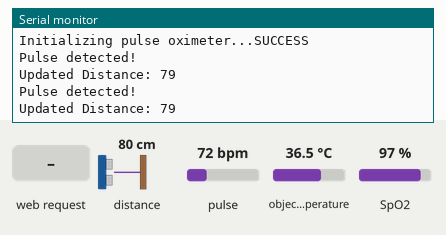
Recording of a sketch running on a simulated ESP8266 (NodeMCU). Shown: the last lines printed to the serial monitor. Wiring (inferred from the names in the program): ultrasonic range finder: trigger GPIO 2; echo GPIO 0. The inputs (shaded band) are chosen by the test bench; at power-on: pulse 72 bpm, SpO2 97 %, distance to the obstacle 80 cm, object temperature 36.5 °C. The echo pulse lasts 58.3 µs per cm; WiFi joins after 1.5 s; servers stay silent unless stated.

Above: at 2.7 s.
2.8 s: HTTP request GET /tempdata received
At 3.9 s:
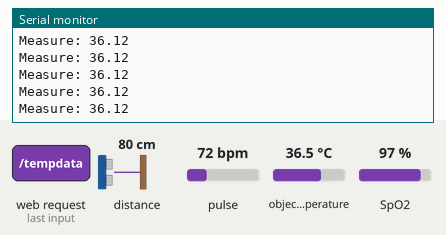
4.3 s: HTTP request GET /poxdata received
At 7.2 s:
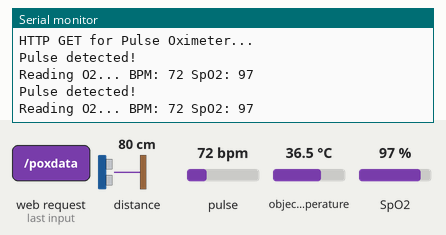
7.3 s: pulse set to 42 bpm
At 8.6 s:
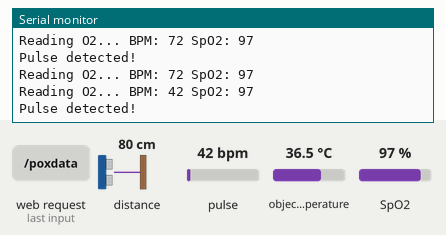
8.8 s: SpO2 set to 80 %
At 9.2 s:
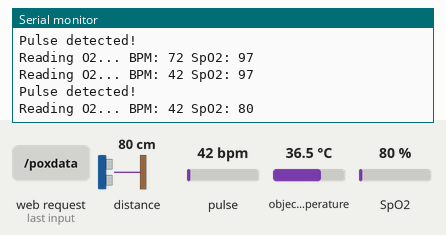
10.3 s: pulse set to 70 bpm
At 11.6 s:
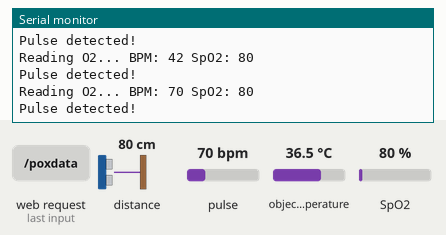
11.8 s: HTTP request GET /distance received
At 16.12 s:
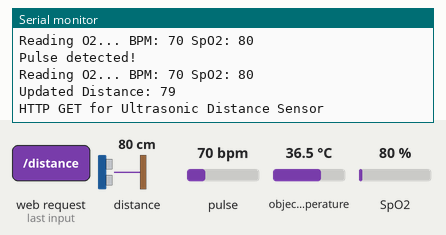
Timing chart, 0 to 16.8 s (numbered marks = the images above; inputs shaded):
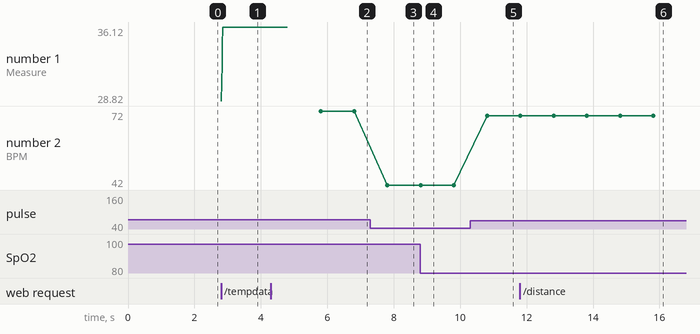

The sketch:

pulsetempdec1.ino
```cpp
#include <stdio.h>
#include <Wire.h>
#include <string.h>
#include <ESP8266WebServer.h>
#include <ArduinoJson.h>
#include <Adafruit_MLX90614.h>
#include "MAX30100_PulseOximeter.h"

//********* HTTP REST and server Configuration **********
#define HTTP_REST_PORT 80
#define WIFI_RETRY_DELAY 500
#define MAX_WIFI_INIT_RETRY 50
ESP8266WebServer http_rest_server(HTTP_REST_PORT);

IPAddress local_IP(192, 168, 6, 150);    // Static IP address
IPAddress gateway(192, 168, 6, 4);      // Gateway IP
IPAddress subnet(255, 255, 255, 0);

const char* wifi_ssid = "POCO X4 Pro 5G";
const char* wifi_passwd = "1234567890p";

//********* MAX30100 variables ******
#define REPORTING_PERIOD_MS 1000  // 1 sec delay for reading SpO2 and temp
PulseOximeter pox;                // Define SpO2 sensor as pox
int spo2 = 0;
int spo2comp;
int spo2aux;
int maxNoRead = 0;
int pox_samples = 0;
int bpm = 0;                       // Variable to store the current BPM value
bool pulse_detected = false;       // Flag to indicate if a pulse has been detected

// Callback function triggered when a pulse is detected
void onBeatDetected() {
    pulse_detected = true;
    Serial.println(F("Pulse detected!"));
}

//********* MLX90614 variables **********
Adafruit_MLX90614 mlx = Adafruit_MLX90614();
#define PREPARE_TEMP 2000
uint32_t tempStartReport = 0;
uint32_t tempCurrentReport = 0;
uint32_t tempSampleReport = 0;
float thermtemp = 37.0; // Calibration variables
float thermmax = 40.0;
float thermmin = 36.0;
const int samples = 5; // For Moving Average
float cur_sample = 0.0;
float readings[samples];
float tempAvg = 0.0;
int readIndex = 0;
float total = 0.00;
uint32_t tsLastReport = 0;

//********* Ultrasonic sensor variables **********
const int trigPin = 2;  // D4
const int echoPin = 0;  // D3
long duration;
int distance;

// Timer for ultrasonic distance updates
unsigned long lastDistanceUpdate = 0;  // Timestamp for the last distance update
const unsigned long distanceInterval = 1000;  // Interval for updating the distance (1 second)

//********* Primary Setup Function **********
void setup(void) {
    Serial.begin(115200);

    if (init_wifi() == WL_CONNECTED) {
        Serial.println("WIFI Connected");
        Serial.print("@ ");
        Serial.println(WiFi.localIP());
    } else {
        Serial.print("Error connecting");
    }

    config_rest_server_routing();
    http_rest_server.sendHeader("Access-Control-Allow-Origin", "*");
    http_rest_server.enableCORS(true);
    http_rest_server.begin();
    Serial.println(F("HTTP REST Server Started"));
    WiFi.setAutoReconnect(true);
    WiFi.persistent(true);

    // Initialize pulse oximeter
    Serial.print(F("Initializing pulse oximeter..."));
    if (!pox.begin()) {
        Serial.println(F("FAILED"));
    } else {
        Serial.println(F("SUCCESS"));
    }
    mlx.begin();
    pox.setIRLedCurrent(MAX30100_LED_CURR_7_6MA);
    pox.setOnBeatDetectedCallback(onBeatDetected);
    pox.begin();

    // Ultrasonic sensor setup
    pinMode(trigPin, OUTPUT);
    pinMode(echoPin, INPUT);
}

//********* Primary Loop Function **********
void loop() {
    // Update pulse oximeter data
    pox.update();

    // Handle HTTP requests
    http_rest_server.handleClient();

    // Update distance every second
    unsigned long currentMillis = millis();
    if (currentMillis - lastDistanceUpdate >= distanceInterval) {
        lastDistanceUpdate = currentMillis;
        update_distance();
    }
}

//********* WiFi Initialization Function **********
int init_wifi() {
    Serial.println(F("Connecting to WiFi ..."));
    WiFi.mode(WIFI_STA);
    if (!WiFi.config(local_IP, gateway, subnet)) {
        Serial.println("STA Failed to configure");
    }
    WiFi.begin(wifi_ssid, wifi_passwd);
    while (WiFi.status() != WL_CONNECTED) {
        Serial.print(".");
        delay(500);
    }
    return WiFi.status();
}

// Function to calculate and update the distance
void update_distance() {
    digitalWrite(trigPin, LOW);
    delayMicroseconds(2);
    digitalWrite(trigPin, HIGH);
    delayMicroseconds(10);
    digitalWrite(trigPin, LOW);
    duration = pulseIn(echoPin, HIGH);
    distance = duration * 0.034 / 2;
    Serial.print("Updated Distance: ");
    Serial.println(distance);  // Log the updated distance
}

//********* Respond to HTTP GET for Ultrasonic Distance **********
void get_distance_data() {
    Serial.println(F("HTTP GET for Ultrasonic Distance Sensor"));
    StaticJsonBuffer<32> jsonBuffer;
    JsonObject& jsonObj = jsonBuffer.createObject();
    char JSONmessageBuffer[32];

    jsonObj["Distance"] = distance;  // Use the global distance variable
    jsonObj.printTo(JSONmessageBuffer, sizeof(JSONmessageBuffer));
    http_rest_server.send(200, "application/json", JSONmessageBuffer);
}

//********* Respond to HTTP GET for Pulse Oximeter **********
void get_pox_data() {
    Serial.println(F("HTTP GET for Pulse Oximeter..."));
    StaticJsonBuffer<64> jsonBuffer;
    JsonObject& jsonObj = jsonBuffer.createObject();
    char JSONmessageBuffer[64];

    pulse_detected = false;
    pox_samples = 0;
    tsLastReport = millis();

    while (pox_samples < 10) {
        pox.update();
        if (millis() - tsLastReport > REPORTING_PERIOD_MS) {
            spo2 = pox.getSpO2();
            spo2comp = spo2;
            spo2aux = spo2comp;

            if (spo2 == spo2aux && spo2 == 0) {
                maxNoRead += 1;
                if (maxNoRead == 7) {
                    pox.begin();
                    maxNoRead = 0;
                }
            }
            bpm = pox.getHeartRate();
            Serial.print(F("Reading O2... BPM: "));
            Serial.print(bpm);
            Serial.print(F(" SpO2: "));
            Serial.println(spo2);

            if (pulse_detected) {
                pox_samples += 1;
                pulse_detected = false;
            }
            tsLastReport = millis();
        }
    }

    jsonObj["SpO2"] = spo2;
    jsonObj["BPM"] = bpm;
    jsonObj.printTo(JSONmessageBuffer, sizeof(JSONmessageBuffer));
    http_rest_server.send(200, "application/json", JSONmessageBuffer);
    spo2 = 0;
    bpm = 0;
    pox_samples = 0;
}

//********* Respond to HTTP GET for Temperature **********
void get_temp_data() {
    Serial.println(F("HTTP GET for Temperature Sensor"));
    StaticJsonBuffer<32> jsonBuffer;
    JsonObject& jsonObj = jsonBuffer.createObject();
    char JSONmessageBuffer[32];
    tempStartReport = millis();
    tempCurrentReport = millis();
    tempSampleReport = millis();

    while (tempCurrentReport - tempStartReport < PREPARE_TEMP) {
        if (tempCurrentReport - tempSampleReport >= 10) {
            tempAvg = smooth();
            Serial.print("Measure: ");
            Serial.println(tempAvg);
            tempSampleReport = tempCurrentReport;
        }
        tempCurrentReport = millis();
    }

    tempAvg = ((int)(tempAvg * 100)) / 100.0;
    jsonObj["tempAvg"] = tempAvg;
    jsonObj.printTo(JSONmessageBuffer, sizeof(JSONmessageBuffer));
    http_rest_server.send(200, "application/json", JSONmessageBuffer);
}

//********* Calibration and Temperature Smoothing **********
float smooth() {
    total = total - readings[readIndex];
    cur_sample = mlx.readObjectTempC();
    if (isnan(cur_sample)) {
        readings[readIndex] = readings[readIndex - 1];
    } else {
        readings[readIndex] = cur_sample;
    }
    total += readings[readIndex];
    readIndex += 1;
    if (readIndex >= samples) {
        readIndex = 0;
    }
    float average = total / samples;
    return calibrateTemp(average);
}

float calibrateTemp(float rawTemp) {
    return (rawTemp - thermmin) * (thermtemp - thermmin) / (thermmax - thermmin) + thermmin;
}

//********* REST API Handling **********
void config_rest_server_routing() {
    http_rest_server.on("/", HTTP_GET, []() {
        http_rest_server.send(200, "text/html",  "TEST REST Web Server");
    });

    http_rest_server.on("/tempdata", HTTP_GET, get_temp_data);
    http_rest_server.on("/poxdata", HTTP_GET, get_pox_data);
    http_rest_server.on("/distance", HTTP_GET, get_distance_data);
}
```

Measured:
- after the input at 2.8 s, the serial monitor: prints a new line at once (image 1)
- after the input at 4.3 s, the serial monitor: prints a new line after 0.51 s (image 2)
- after the input at 7.3 s, the serial monitor: prints a new line after 0.51 s (image 3)
- after the input at 8.8 s, the serial monitor: prints a new line at once (image 4)
- after the input at 10.3 s, the serial monitor: prints a new line after 0.51 s (image 5)
- after the input at 11.8 s, the serial monitor: prints a new line after 4.0 s (image 6)
- plotted number 2: 72 → 42 after the input at 7.3 s, 42 → 70 after the input at 10.3 s
